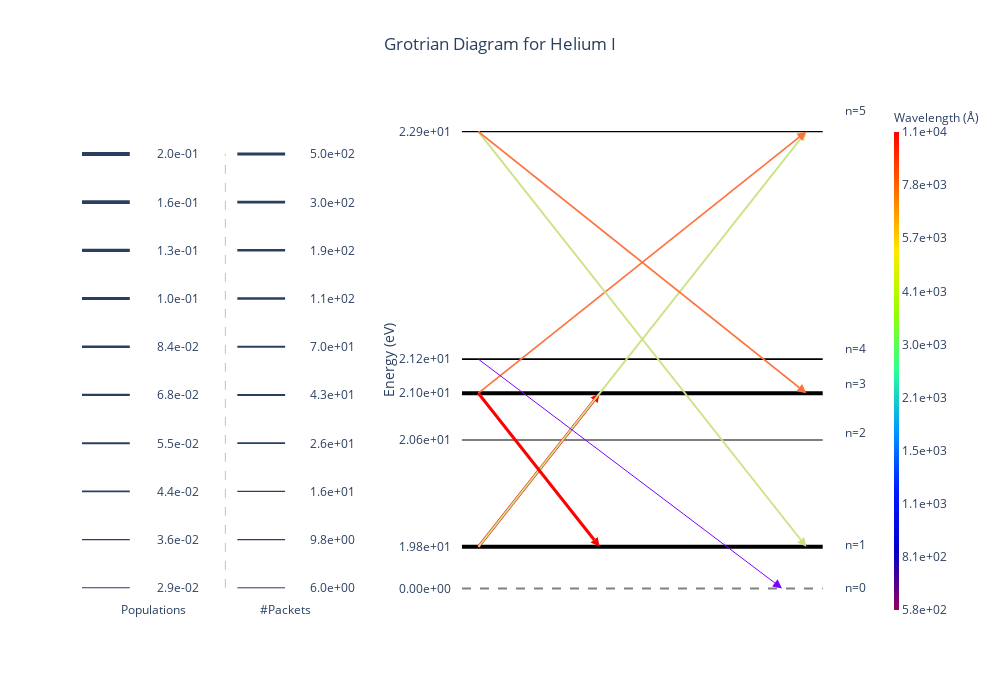

This figure's notebook cell:
### Code cell
diag = GrotrianWidget.from_simulation(sim)
diag.set_ion(2, 0) # He I
diag.display()

### Figure 1 — Plotly figure (JSON) as saved in the notebook; plotly's stock layout.template omitted (floating-point values rounded to 4 significant figures)
{"data": [{"hovertemplate": "Energy: 0.00e+00 eV<br>Population: 0.00e+00<extra></extra>", "line": {"color": "grey", "dash": "dash"}, "mode": "lines", "showlegend": false, "type": "scatter", "x": [-0.05, 0.07222, 0.1944, 0.3167, 0.4389, 0.5611, 0.6833, 0.8056, 0.9278, 1.05], "xaxis": "x2", "y": [0, 0, 0, 0, 0, 0, 0, 0, 0, 0], "yaxis": "y2"}, {"hovertemplate": "Energy: 1.98e+01 eV<br>Population: 1.96e-01<extra></extra>", "line": {"color": "black", "width": 4.003}, "mode": "lines", "showlegend": false, "type": "scatter", "x": [-0.05, 0.07222, 0.1944, 0.3167, 0.4389, 0.5611, 0.6833, 0.8056, 0.9278, 1.05], "xaxis": "x2", "y": [0.1, 0.1, 0.1, 0.1, 0.1, 0.1, 0.1, 0.1, 0.1, 0.1], "yaxis": "y2"}, {"hovertemplate": "Energy: 2.06e+01 eV<br>Population: 2.89e-02<extra></extra>", "line": {"color": "black", "width": 1.003}, "mode": "lines", "showlegend": false, "type": "scatter", "x": [-0.05, 0.07222, 0.1944, 0.3167, 0.4389, 0.5611, 0.6833, 0.8056, 0.9278, 1.05], "xaxis": "x2", "y": [0.3574, 0.3574, 0.3574, 0.3574, 0.3574, 0.3574, 0.3574, 0.3574, 0.3574, 0.3574], "yaxis": "y2"}, {"hovertemplate": "Energy: 2.10e+01 eV<br>Population: 1.82e-01<extra></extra>", "line": {"color": "black", "width": 3.889}, "mode": "lines", "showlegend": false, "type": "scatter", "x": [-0.05, 0.07222, 0.1944, 0.3167, 0.4389, 0.5611, 0.6833, 0.8056, 0.9278, 1.05], "xaxis": "x2", "y": [0.47, 0.47, 0.47, 0.47, 0.47, 0.47, 0.47, 0.47, 0.47, 0.47], "yaxis": "y2"}, {"hovertemplate": "Energy: 2.12e+01 eV<br>Population: 4.68e-02<extra></extra>", "line": {"color": "black", "width": 1.759}, "mode": "lines", "showlegend": false, "type": "scatter", "x": [-0.05, 0.07222, 0.1944, 0.3167, 0.4389, 0.5611, 0.6833, 0.8056, 0.9278, 1.05], "xaxis": "x2", "y": [0.552, 0.552, 0.552, 0.552, 0.552, 0.552, 0.552, 0.552, 0.552, 0.552], "yaxis": "y2"}, {"hovertemplate": "Energy: 2.29e+01 eV<br>Population: 3.28e-02<extra></extra>", "line": {"color": "black", "width": 1.204}, "mode": "lines", "showlegend": false, "type": "scatter", "x": [-0.05, 0.07222, 0.1944, 0.3167, 0.4389, 0.5611, 0.6833, 0.8056, 0.9278, 1.05], "xaxis": "x2", "y": [1.1, 1.1, 1.1, 1.1, 1.1, 1.1, 1.1, 1.1, 1.1, 1.1], "yaxis": "y2"}, {"hovertemplate": "Count: 360<br>Wavelength: 1.08e+04 Å<extra></extra>", "line": {"color": "#ff0000", "width": 2.856}, "marker": {"angleref": "previous", "color": "#ff0000", "size": 9, "symbol": "arrow-bar-up"}, "type": "scatter", "x": [0, 0.37], "xaxis": "x2", "y": [0.1, 0.47], "yaxis": "y2"}, {"hovertemplate": "Count: 38<br>Wavelength: 3.89e+03 Å<extra></extra>", "line": {"color": "#cce385", "width": 1.837}, "marker": {"angleref": "previous", "color": "#cce385", "size": 9, "symbol": "arrow-bar-up"}, "type": "scatter", "x": [0, 1], "xaxis": "x2", "y": [0.1, 1.1], "yaxis": "y2"}, {"hovertemplate": "Count: 23<br>Wavelength: 7.07e+03 Å<extra></extra>", "line": {"color": "#ff703a", "width": 1.609}, "marker": {"angleref": "previous", "color": "#ff703a", "size": 9, "symbol": "arrow-bar-up"}, "type": "scatter", "x": [0, 1], "xaxis": "x2", "y": [0.47, 1.1], "yaxis": "y2"}, {"hovertemplate": "Count: 6<br>Wavelength: 5.84e+02 Å<extra></extra>", "line": {"color": "#8000ff", "width": 1}, "marker": {"angleref": "previous", "color": "#8000ff", "size": 9, "symbol": "arrow-bar-up"}, "type": "scatter", "x": [0, 0.926], "xaxis": "x2", "y": [0.552, 0], "yaxis": "y2"}, {"hovertemplate": "Count: 495<br>Wavelength: 1.08e+04 Å<extra></extra>", "line": {"color": "#ff0000", "width": 3}, "marker": {"angleref": "previous", "color": "#ff0000", "size": 9, "symbol": "arrow-bar-up"}, "type": "scatter", "x": [0, 0.37], "xaxis": "x2", "y": [0.47, 0.1], "yaxis": "y2"}, {"hovertemplate": "Count: 42<br>Wavelength: 3.89e+03 Å<extra></extra>", "line": {"color": "#cce385", "width": 1.882}, "marker": {"angleref": "previous", "color": "#cce385", "size": 9, "symbol": "arrow-bar-up"}, "type": "scatter", "x": [0, 1], "xaxis": "x2", "y": [1.1, 0.1], "yaxis": "y2"}, {"hovertemplate": "Count: 38<br>Wavelength: 7.07e+03 Å<extra></extra>", "line": {"color": "#ff703a", "width": 1.837}, "marker": {"angleref": "previous", "color": "#ff703a", "size": 9, "symbol": "arrow-bar-up"}, "type": "scatter", "x": [0, 1], "xaxis": "x2", "y": [1.1, 0.47], "yaxis": "y2"}, {"hoverinfo": "none", "marker": {"cmax": 9.29, "cmin": 6.37, "colorbar": {"outlinewidth": 0, "thickness": 5, "ticktext": ["5.8e+02", "8.1e+02", "1.1e+03", "1.5e+03", "2.1e+03", "3.0e+03", "4.1e+03", "5.7e+03", "7.8e+03", "1.1e+04"], "tickvals": [6.37, 6.695, 7.019, 7.344, 7.668, 7.993, 8.317, 8.641, 8.966, 9.29], "title": {"font": {"size": 12}, "text": "Wavelength (Å)"}}, "colorscale": [[0, "rgb(150,0,90)"], [0.125, "rgb(0,0,200)"], [0.25, "rgb(0,25,255)"], [0.375, "rgb(0,152,255)"], [0.5, "rgb(44,255,150)"], [0.625, "rgb(151,255,0)"], [0.75, "rgb(255,234,0)"], [0.875, "rgb(255,111,0)"], [1, "rgb(255,0,0)"]], "showscale": true}, "mode": "markers", "type": "scatter", "x": [null], "xaxis": "x2", "y": [null], "yaxis": "y2"}], "layout": {"annotations": [{"showarrow": false, "text": "n=0", "x": 1.15, "xref": "x2", "y": 0}, {"showarrow": false, "text": "n=1", "x": 1.15, "xref": "x2", "y": 0.1}, {"showarrow": false, "text": "n=2", "x": 1.15, "xref": "x2", "y": 0.3574}, {"showarrow": false, "text": "n=3", "x": 1.15, "xref": "x2", "y": 0.47}, {"showarrow": false, "text": "n=4", "x": 1.15, "xref": "x2", "y": 0.552}, {"showarrow": false, "text": "n=5", "x": 1.15, "xref": "x2", "y": 1.1}, {"showarrow": false, "text": "2.9e-02", "x": 0.5, "xref": "x", "y": 0, "yref": "y"}, {"showarrow": false, "text": "3.6e-02", "x": 0.5, "xref": "x", "y": 0.1111, "yref": "y"}, {"showarrow": false, "text": "4.4e-02", "x": 0.5, "xref": "x", "y": 0.2222, "yref": "y"}, {"showarrow": false, "text": "5.5e-02", "x": 0.5, "xref": "x", "y": 0.3333, "yref": "y"}, {"showarrow": false, "text": "6.8e-02", "x": 0.5, "xref": "x", "y": 0.4444, "yref": "y"}, {"showarrow": false, "text": "8.4e-02", "x": 0.5, "xref": "x", "y": 0.5556, "yref": "y"}, {"showarrow": false, "text": "1.0e-01", "x": 0.5, "xref": "x", "y": 0.6667, "yref": "y"}, {"showarrow": false, "text": "1.3e-01", "x": 0.5, "xref": "x", "y": 0.7778, "yref": "y"}, {"showarrow": false, "text": "1.6e-01", "x": 0.5, "xref": "x", "y": 0.8889, "yref": "y"}, {"showarrow": false, "text": "2.0e-01", "x": 0.5, "xref": "x", "y": 1, "yref": "y"}, {"showarrow": false, "text": "Populations", "x": 0.4, "xref": "x", "y": -0.05, "yref": "y"}, {"showarrow": false, "text": "6.0e+00", "x": 1.15, "xref": "x", "y": 0, "yref": "y"}, {"showarrow": false, "text": "9.8e+00", "x": 1.15, "xref": "x", "y": 0.1111, "yref": "y"}, {"showarrow": false, "text": "1.6e+01", "x": 1.15, "xref": "x", "y": 0.2222, "yref": "y"}, {"showarrow": false, "text": "2.6e+01", "x": 1.15, "xref": "x", "y": 0.3333, "yref": "y"}, {"showarrow": false, "text": "4.3e+01", "x": 1.15, "xref": "x", "y": 0.4444, "yref": "y"}, {"showarrow": false, "text": "7.0e+01", "x": 1.15, "xref": "x", "y": 0.5556, "yref": "y"}, {"showarrow": false, "text": "1.1e+02", "x": 1.15, "xref": "x", "y": 0.6667, "yref": "y"}, {"showarrow": false, "text": "1.9e+02", "x": 1.15, "xref": "x", "y": 0.7778, "yref": "y"}, {"showarrow": false, "text": "3.0e+02", "x": 1.15, "xref": "x", "y": 0.8889, "yref": "y"}, {"showarrow": false, "text": "5.0e+02", "x": 1.15, "xref": "x", "y": 1, "yref": "y"}, {"showarrow": false, "text": "#Packets", "x": 0.95, "xref": "x", "y": -0.05, "yref": "y"}], "autosize": false, "height": 700, "plot_bgcolor": "white", "shapes": [{"line": {"width": 1.003}, "type": "line", "x0": 0.1, "x1": 0.3, "xref": "x", "y0": 0, "y1": 0, "yref": "y"}, {"line": {"width": 1.336}, "type": "line", "x0": 0.1, "x1": 0.3, "xref": "x", "y0": 0.1111, "y1": 0.1111, "yref": "y"}, {"line": {"width": 1.67}, "type": "line", "x0": 0.1, "x1": 0.3, "xref": "x", "y0": 0.2222, "y1": 0.2222, "yref": "y"}, {"line": {"width": 2.003}, "type": "line", "x0": 0.1, "x1": 0.3, "xref": "x", "y0": 0.3333, "y1": 0.3333, "yref": "y"}, {"line": {"width": 2.336}, "type": "line", "x0": 0.1, "x1": 0.3, "xref": "x", "y0": 0.4444, "y1": 0.4444, "yref": "y"}, {"line": {"width": 2.67}, "type": "line", "x0": 0.1, "x1": 0.3, "xref": "x", "y0": 0.5556, "y1": 0.5556, "yref": "y"}, {"line": {"width": 3.003}, "type": "line", "x0": 0.1, "x1": 0.3, "xref": "x", "y0": 0.6667, "y1": 0.6667, "yref": "y"}, {"line": {"width": 3.336}, "type": "line", "x0": 0.1, "x1": 0.3, "xref": "x", "y0": 0.7778, "y1": 0.7778, "yref": "y"}, {"line": {"width": 3.67}, "type": "line", "x0": 0.1, "x1": 0.3, "xref": "x", "y0": 0.8889, "y1": 0.8889, "yref": "y"}, {"line": {"width": 4.003}, "type": "line", "x0": 0.1, "x1": 0.3, "xref": "x", "y0": 1, "y1": 1, "yref": "y"}, {"line": {"color": "grey", "dash": "dash", "width": 0.5}, "type": "line", "x0": 0.7, "x1": 0.7, "xref": "x", "y0": 0, "y1": 1, "yref": "y"}, {"line": {"width": 1}, "type": "line", "x0": 0.75, "x1": 0.95, "xref": "x", "y0": 0, "y1": 0, "yref": "y"}, {"line": {"width": 1.222}, "type": "line", "x0": 0.75, "x1": 0.95, "xref": "x", "y0": 0.1111, "y1": 0.1111, "yref": "y"}, {"line": {"width": 1.444}, "type": "line", "x0": 0.75, "x1": 0.95, "xref": "x", "y0": 0.2222, "y1": 0.2222, "yref": "y"}, {"line": {"width": 1.667}, "type": "line", "x0": 0.75, "x1": 0.95, "xref": "x", "y0": 0.3333, "y1": 0.3333, "yref": "y"}, {"line": {"width": 1.889}, "type": "line", "x0": 0.75, "x1": 0.95, "xref": "x", "y0": 0.4444, "y1": 0.4444, "yref": "y"}, {"line": {"width": 2.111}, "type": "line", "x0": 0.75, "x1": 0.95, "xref": "x", "y0": 0.5556, "y1": 0.5556, "yref": "y"}, {"line": {"width": 2.333}, "type": "line", "x0": 0.75, "x1": 0.95, "xref": "x", "y0": 0.6667, "y1": 0.6667, "yref": "y"}, {"line": {"width": 2.556}, "type": "line", "x0": 0.75, "x1": 0.95, "xref": "x", "y0": 0.7778, "y1": 0.7778, "yref": "y"}, {"line": {"width": 2.778}, "type": "line", "x0": 0.75, "x1": 0.95, "xref": "x", "y0": 0.8889, "y1": 0.8889, "yref": "y"}, {"line": {"width": 3}, "type": "line", "x0": 0.75, "x1": 0.95, "xref": "x", "y0": 1, "y1": 1, "yref": "y"}], "showlegend": false, "title": {"text": "Grotrian Diagram for Helium I", "x": 0.5}, "width": 1000, "xaxis": {"anchor": "y", "domain": [0, 0.352], "fixedrange": true, "showticklabels": false}, "xaxis2": {"anchor": "y2", "domain": [0.472, 1], "fixedrange": true, "showticklabels": false}, "yaxis": {"anchor": "x", "domain": [0, 1], "fixedrange": true, "showticklabels": false}, "yaxis2": {"anchor": "x2", "domain": [0, 1], "fixedrange": true, "range": [0, null], "tickmode": "array", "ticktext": ["0.00e+00", "1.98e+01", "2.06e+01", "2.10e+01", "2.12e+01", "2.29e+01"], "tickvals": [0, 0.1, 0.3574, 0.47, 0.552, 1.1], "title": {"standoff": 1, "text": "Energy (eV)"}}}}
